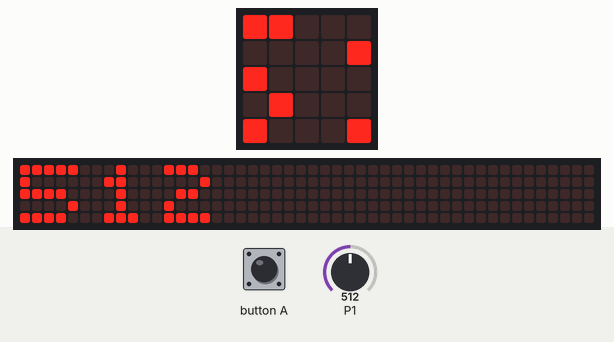
Bench run of a program on a simulated BBC micro:bit (MakeCode). Parts: the board's 5×5 LED display, a strip that is not on the board, showing the scrolling text unrolled. The inputs (shaded band) are chosen by the test bench; at power-on: P1 = 512 (analog values on the 0–1023 scale). The 48×5 strip is a reading aid, not a part: it shows the text the display is scrolling, unrolled, one strip-width of it at a time.

Above: at 1.27 s.
1.3 s: P1 set to 0
At 5.3 s:
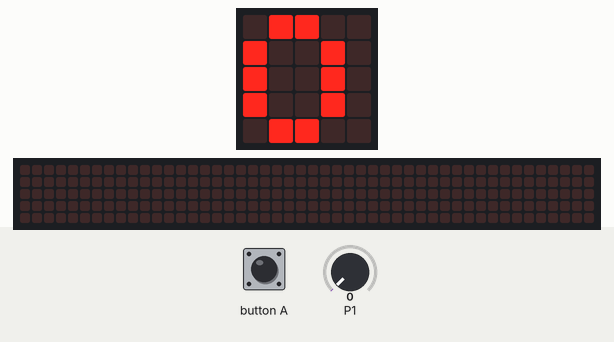
5.6 s: P1 set to 122
At 6.91 s:
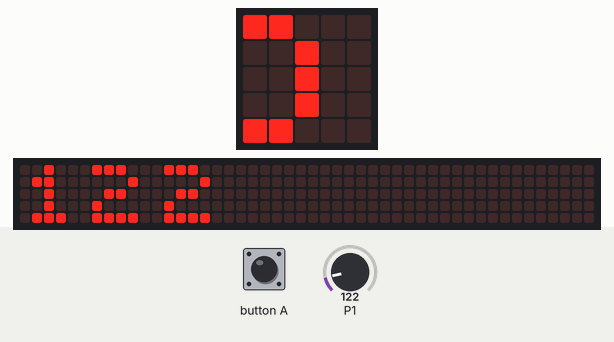
8.1 s: P1 set to 306
At 14.25 s:
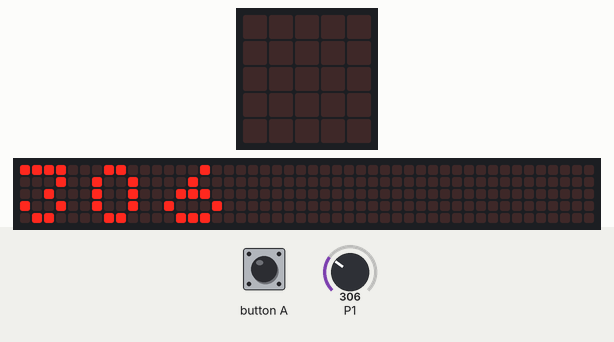

Measured:
- after the input at 5.6 s, the display: first changes after 1.1 s (image 2 shows a later state)

The program:

main.ts
```typescript
input.onButtonPressed(Button.A, function () {

})
let poep = 0
music.setVolume(0)
basic.forever(function () {
    poep = pins.analogReadPin(AnalogPin.P1)
    basic.showNumber(poep)
    music.playTone(poep, music.beat(BeatFraction.Whole))
})
```

test.ts
```typescript
// tests gaan hier; deze zal niet worden gecompileerd wanneer dit pakket wordt gebruikt als extensie.
```
